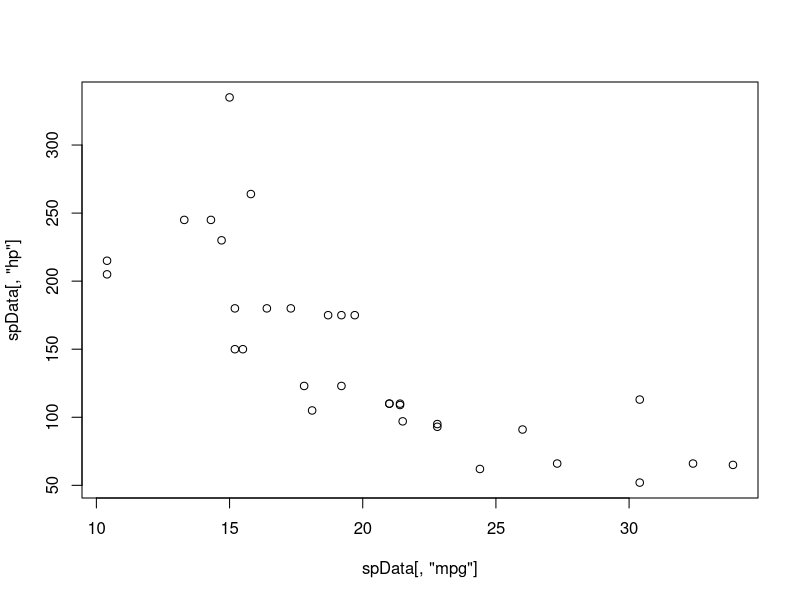
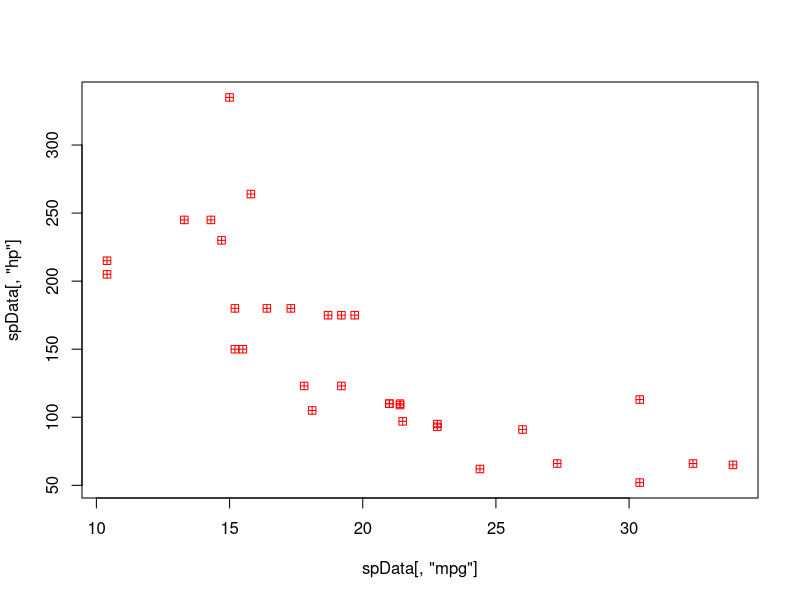
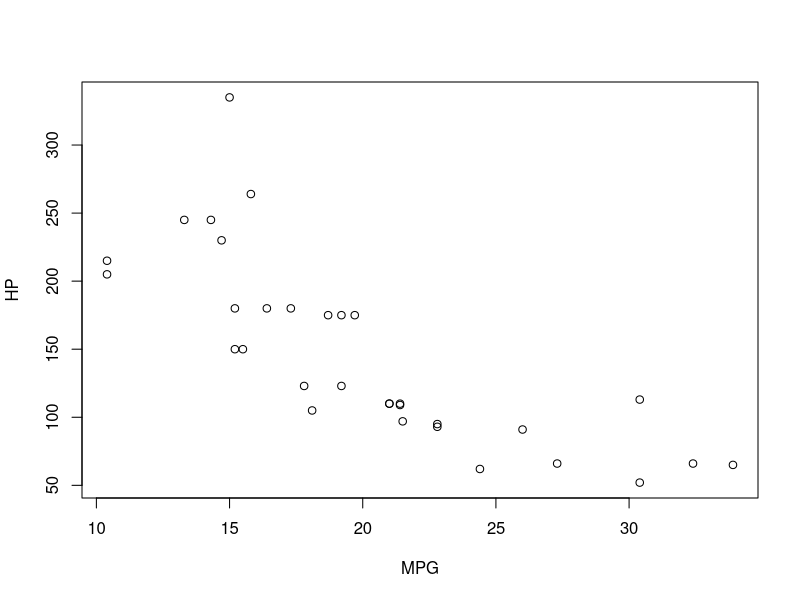
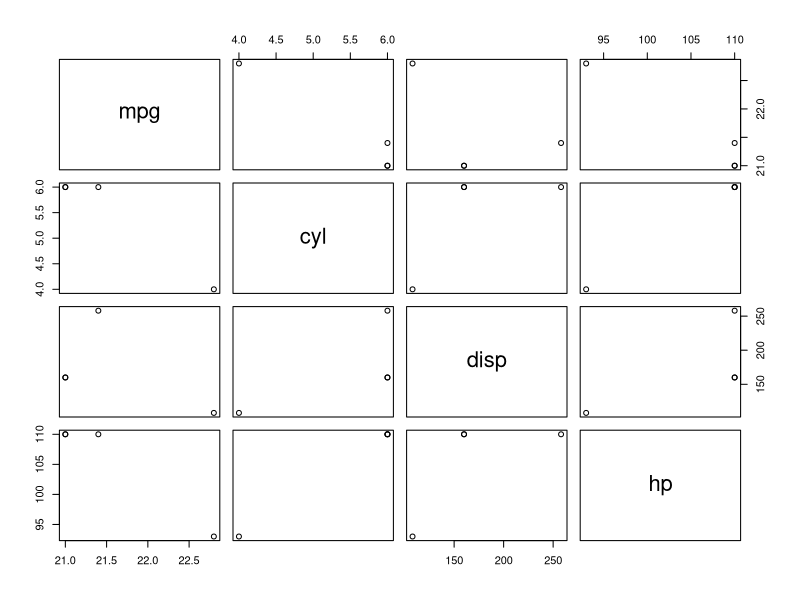
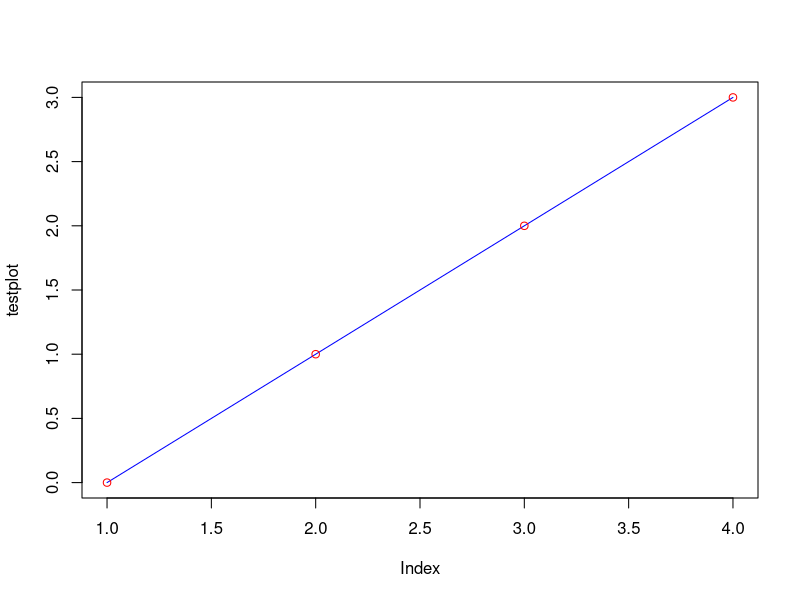

These figures' R source, in order:
## ---- chunk 1
library(ggplot2)
library(gplots)
## ---- chunk 2
# Load data
spData <- as.matrix(mtcars)

# Select the row/column to represent the data points in (x, y)
plot(spData[, 'mpg'], spData[, 'hp'])

# Customise points
plot(spData[, 'mpg'], spData[, 'hp'], 
     col = 'red',  # Att: col means colors but not column as ususal in R
     pch = 12)  # The shape of the data point: Differ different data points from different sets of data
# TODO: How to change the size and the alpha of the points 

# Customise axis
plot(spData[, 'mpg'], spData[, 'hp'], xlab = "MPG", ylab = "HP")  # Customise the axis labels

# Pair data from each column against EVERY other column
spData[1:4, 1:4]
pairs(spData[1:4, 1:4])

## ---- chunk 3
# Load data


## ---- chunk 4
testplot <- c(0, 1, 2, 3)
png("pngtest.png")
plot(testplot, type="l", col="blue")
points(testplot, col="red")  # Another 
dev.off()
